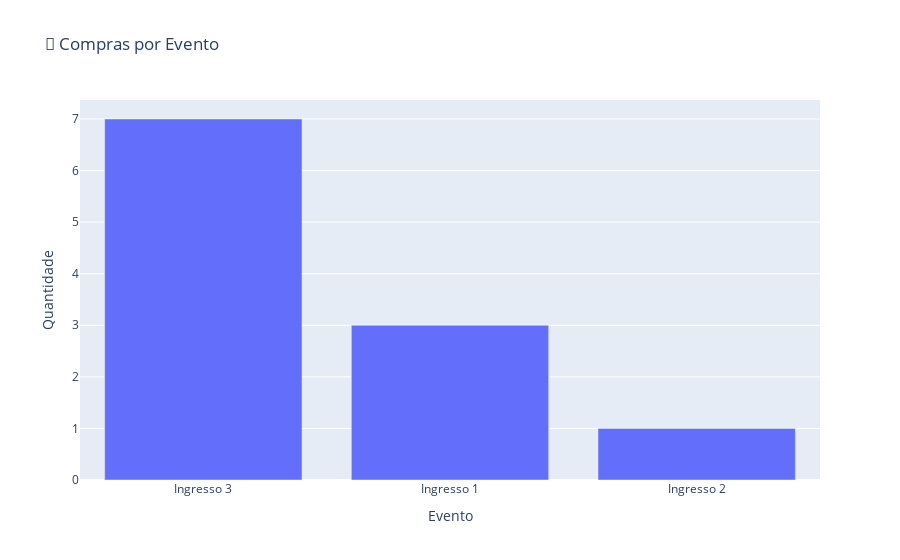
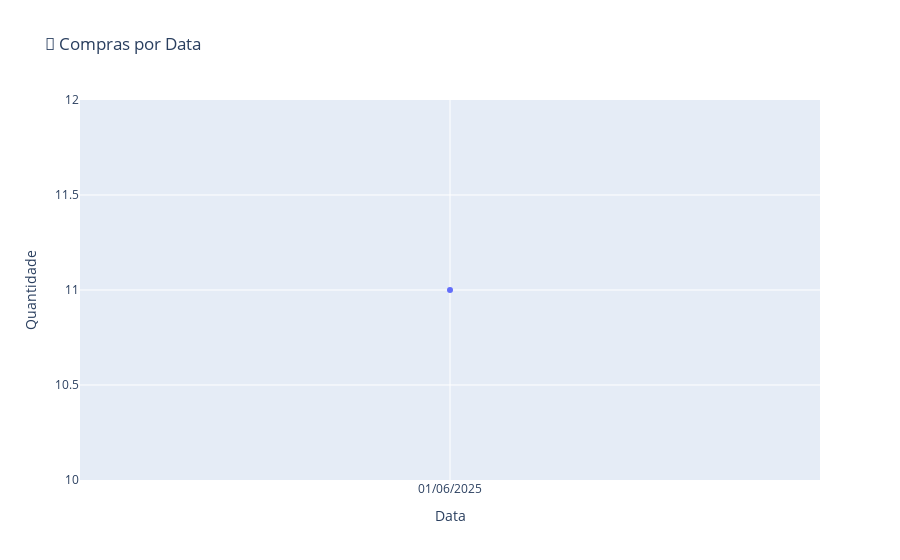
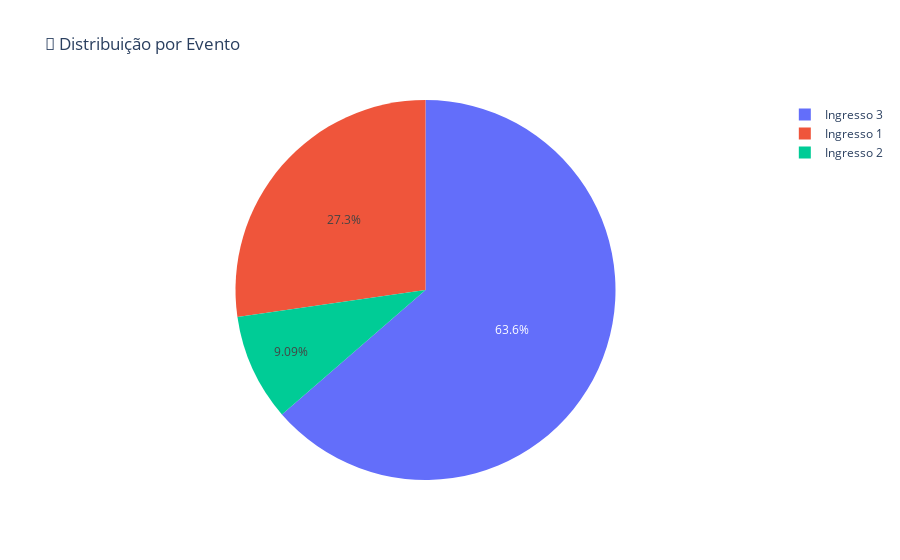
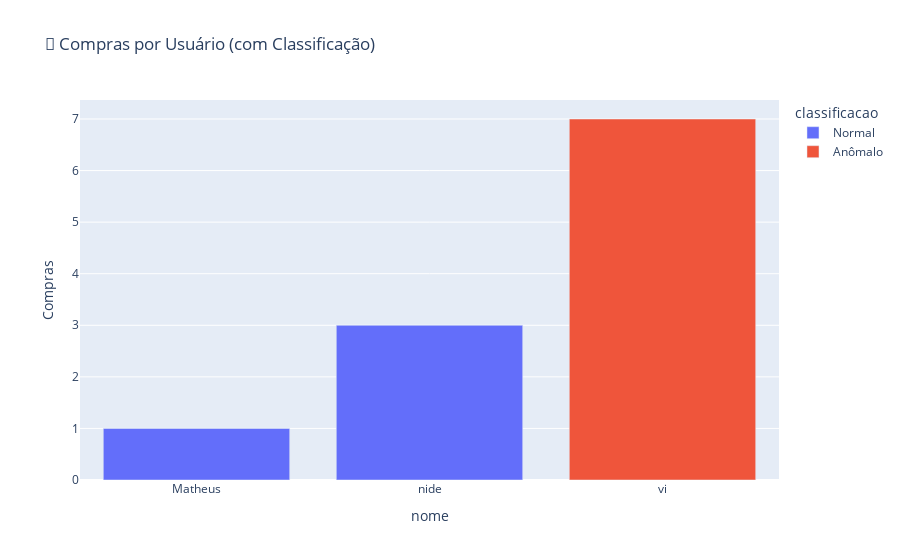

Notebook code cell kept with these figures, in order:
### Code cell
import sqlite3
import pandas as pd
import plotly.express as px
from sklearn.ensemble import IsolationForest

# 📥 Carregar dados de compras de ingressos com classificação por IA
def carregar_dados_ingressos_com_ia():
    conn = sqlite3.connect("../database.db")  # Ajuste o caminho se necessário
    query = """
        SELECT u.id AS usuario_id, u.nome, u.email, l.acao_usuario as acao, l.data_hora
        FROM logs l
        JOIN usuarios u ON u.id = l.usuario_id
        WHERE l.acao_usuario LIKE 'Compra do ingresso ID%'
    """
    df = pd.read_sql_query(query, conn)
    conn.close()

    df['data_hora'] = pd.to_datetime(df['data_hora'])
    df['evento'] = df['acao'].str.replace("Compra do ingresso ID ", "Ingresso ")
    df['data'] = df['data_hora'].dt.date

    # 🧠 Isolation Forest
    df_features = df.groupby(['usuario_id', 'nome', 'email']).agg(
        total_compras=('evento', 'count'),
        dias_diferentes=('data', pd.Series.nunique)
    ).reset_index()

    modelo = IsolationForest(contamination=0.15, random_state=42)
    df_features['classificacao'] = modelo.fit_predict(df_features[['total_compras', 'dias_diferentes']])
    df_features['classificacao'] = df_features['classificacao'].map({1: 'Normal', -1: 'Anômalo'})

    df = pd.merge(df, df_features[['usuario_id', 'classificacao']], on='usuario_id', how='left')
    return df

# 📊 Exibir gráficos
def exibir_graficos(df):
    contagem_eventos = df['evento'].value_counts().reset_index()
    contagem_eventos.columns = ['Evento', 'Quantidade']
    px.bar(contagem_eventos, x='Evento', y='Quantidade', title='🎫 Compras por Evento').show()

    compras_por_data = df['data'].value_counts().sort_index().reset_index()
    compras_por_data.columns = ['Data', 'Quantidade']
    compras_por_data['Data'] = compras_por_data['Data'].apply(lambda d: d.strftime('%d/%m/%Y'))
    px.line(compras_por_data, x='Data', y='Quantidade', markers=True, title='📆 Compras por Data').show()

    px.pie(contagem_eventos, names='Evento', values='Quantidade', title='🥧 Distribuição por Evento').show()

    compras_por_usuario = df.groupby(['nome', 'classificacao'])['evento'].count().reset_index(name='Compras')
    px.bar(compras_por_usuario, x='nome', y='Compras', color='classificacao',
           title='👤 Compras por Usuário (com Classificação)').show()

# 🚀 Executar pipeline
def executar_pipeline():
    df = carregar_dados_ingressos_com_ia()

    df.to_csv("compras_ingressos_ia.csv", index=False, encoding="utf-8-sig")
    try:
        df.to_excel("compras_ingressos_ia.xlsx", index=False)
        print("📁 Arquivo Excel gerado com sucesso.")
    except Exception as e:
        print(f"⚠️ Erro ao gerar Excel: {e}")

    exibir_graficos(df)

    print("\n✅ Pipeline finalizada com sucesso!")
    print(df[['usuario_id', 'nome', 'classificacao']].drop_duplicates())

# ▶️ Rodar como script principal
if __name__ == "__main__":
    executar_pipeline()

### Figure 1 — Plotly figure (JSON) as saved in the notebook; plotly's stock layout.template omitted (floating-point values rounded to 4 significant figures)
{"data": [{"hovertemplate": "Evento=%{x}<br>Quantidade=%{y}<extra></extra>", "legendgroup": "", "marker": {"color": "#636efa", "pattern": {"shape": ""}}, "name": "", "orientation": "v", "showlegend": false, "textposition": "auto", "type": "bar", "x": ["Ingresso 3", "Ingresso 1", "Ingresso 2"], "xaxis": "x", "y": [7, 3, 1], "yaxis": "y"}], "layout": {"barmode": "relative", "legend": {"tracegroupgap": 0}, "title": {"text": "🎫 Compras por Evento"}, "xaxis": {"anchor": "y", "domain": [0, 1], "title": {"text": "Evento"}}, "yaxis": {"anchor": "x", "domain": [0, 1], "title": {"text": "Quantidade"}}}}

### Figure 2 — Plotly figure (JSON) as saved in the notebook; plotly's stock layout.template omitted (floating-point values rounded to 4 significant figures)
{"data": [{"hovertemplate": "Data=%{x}<br>Quantidade=%{y}<extra></extra>", "legendgroup": "", "line": {"color": "#636efa", "dash": "solid"}, "marker": {"symbol": "circle"}, "mode": "lines+markers", "name": "", "orientation": "v", "showlegend": false, "type": "scatter", "x": ["01/06/2025"], "xaxis": "x", "y": [11], "yaxis": "y"}], "layout": {"legend": {"tracegroupgap": 0}, "title": {"text": "📆 Compras por Data"}, "xaxis": {"anchor": "y", "domain": [0, 1], "title": {"text": "Data"}}, "yaxis": {"anchor": "x", "domain": [0, 1], "title": {"text": "Quantidade"}}}}

### Figure 3 — Plotly figure (JSON) as saved in the notebook; plotly's stock layout.template omitted (floating-point values rounded to 4 significant figures)
{"data": [{"domain": {"x": [0, 1], "y": [0, 1]}, "hovertemplate": "Evento=%{label}<br>Quantidade=%{value}<extra></extra>", "labels": ["Ingresso 3", "Ingresso 1", "Ingresso 2"], "legendgroup": "", "name": "", "showlegend": true, "type": "pie", "values": [7, 3, 1]}], "layout": {"legend": {"tracegroupgap": 0}, "title": {"text": "🥧 Distribuição por Evento"}}}

### Figure 4 — Plotly figure (JSON) as saved in the notebook; plotly's stock layout.template omitted (floating-point values rounded to 4 significant figures)
{"data": [{"hovertemplate": "classificacao=Normal<br>nome=%{x}<br>Compras=%{y}<extra></extra>", "legendgroup": "Normal", "marker": {"color": "#636efa", "pattern": {"shape": ""}}, "name": "Normal", "orientation": "v", "showlegend": true, "textposition": "auto", "type": "bar", "x": ["Matheus", "nide"], "xaxis": "x", "y": [1, 3], "yaxis": "y"}, {"hovertemplate": "classificacao=Anômalo<br>nome=%{x}<br>Compras=%{y}<extra></extra>", "legendgroup": "Anômalo", "marker": {"color": "#EF553B", "pattern": {"shape": ""}}, "name": "Anômalo", "orientation": "v", "showlegend": true, "textposition": "auto", "type": "bar", "x": ["vi"], "xaxis": "x", "y": [7], "yaxis": "y"}], "layout": {"barmode": "relative", "legend": {"title": {"text": "classificacao"}, "tracegroupgap": 0}, "title": {"text": "👤 Compras por Usuário (com Classificação)"}, "xaxis": {"anchor": "y", "domain": [0, 1], "title": {"text": "nome"}}, "yaxis": {"anchor": "x", "domain": [0, 1], "title": {"text": "Compras"}}}}
